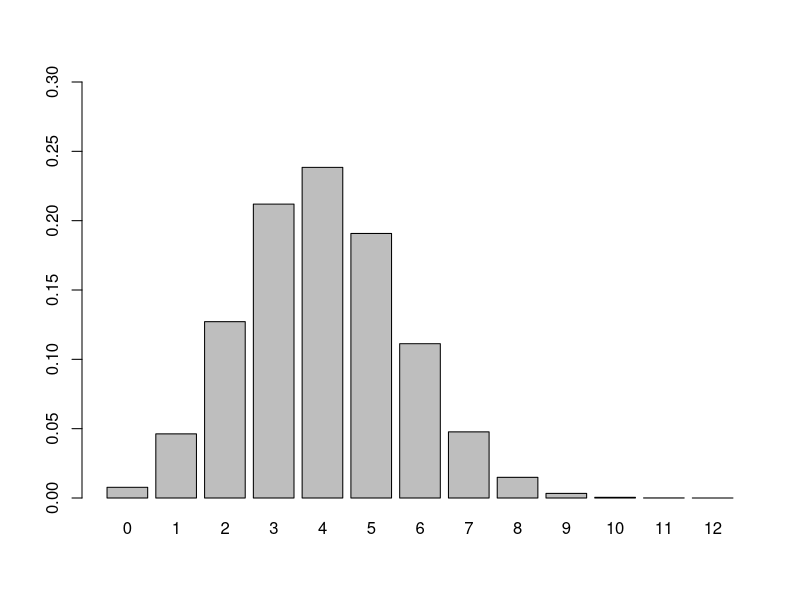

Reproduce this figure in R.
## ---- chunk 1
# This example illustrate how to find the binomial distribution of the Rock-Paper-Scissors example
numberTrial <- 12
parameter <- 1/3
probability <- function(n, x) {
    factorial(n) / factorial(n-x) / factorial(x)*(parameter)^x*(1-parameter)^(n-x)
  }
# create a dataframe for saving the probability of different number of scissors thrown out of 12 times under the null hypothesis
distvector <- vector('numeric',length = 13)
for (i in 0:12){
  distvector[i+1] <- probability(12,i)
}
dis <- as.data.frame(cbind(seq(0,12),distvector))
dis
# Plot the distribution of throwing scissors
barplot(dis$distvector,ylim=c(0,0.3),names.arg = dis$V1)
